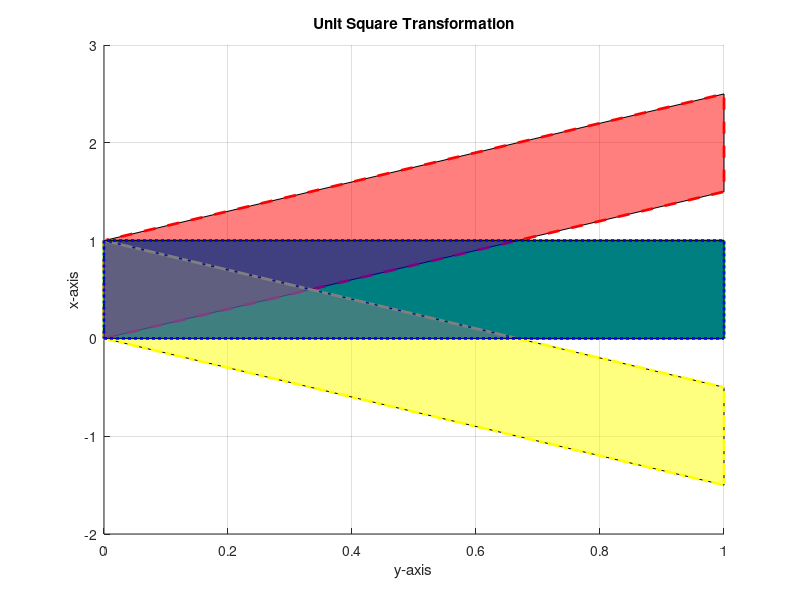

This figure's MATLAB source:
% Define unit square vertices
unit_square = [0, 0; 1, 0; 1, 1; 0, 1; 0, 0];

% Shear matrix
shear_matrix = [1, 1.5; 0, 1];

% Inverse of shear matrix
inverse_shear_matrix = inv(shear_matrix);

% Apply shear transformation
sheared_points = unit_square * shear_matrix;

% Apply inverse shear transformation
inverse_sheared_points = unit_square * inverse_shear_matrix;

% Apply combined transformation
combined_points = unit_square * shear_matrix * inverse_shear_matrix;

% Plot original unit square
figure;
hold on;
fill(unit_square(:, 1), unit_square(:, 2), 'g');
plot(unit_square(:, 1), unit_square(:, 2), 'g', 'LineWidth', 2);

% Plot sheared square
fill(sheared_points(:, 1), sheared_points(:, 2), 'r', 'FaceAlpha', 0.5);
plot(sheared_points(:, 1), sheared_points(:, 2), 'r--', 'LineWidth', 2);

% Plot inverse sheared square
fill(inverse_sheared_points(:, 1), inverse_sheared_points(:, 2), 'y', 'FaceAlpha', 0.5);
plot(inverse_sheared_points(:, 1), inverse_sheared_points(:, 2), 'y-.', 'LineWidth', 2);

% Plot combined transformation square
fill(combined_points(:, 1), combined_points(:, 2), 'b', 'FaceAlpha', 0.5);
plot(combined_points(:, 1), combined_points(:, 2), 'b:', 'LineWidth', 2);

% Add grid and title
grid on;
title('Unit Square Transformation');
xlabel('y-axis');
ylabel('x-axis');


% Save figure
saveas(gcf, 'unit_square_transformation_plot.png');
